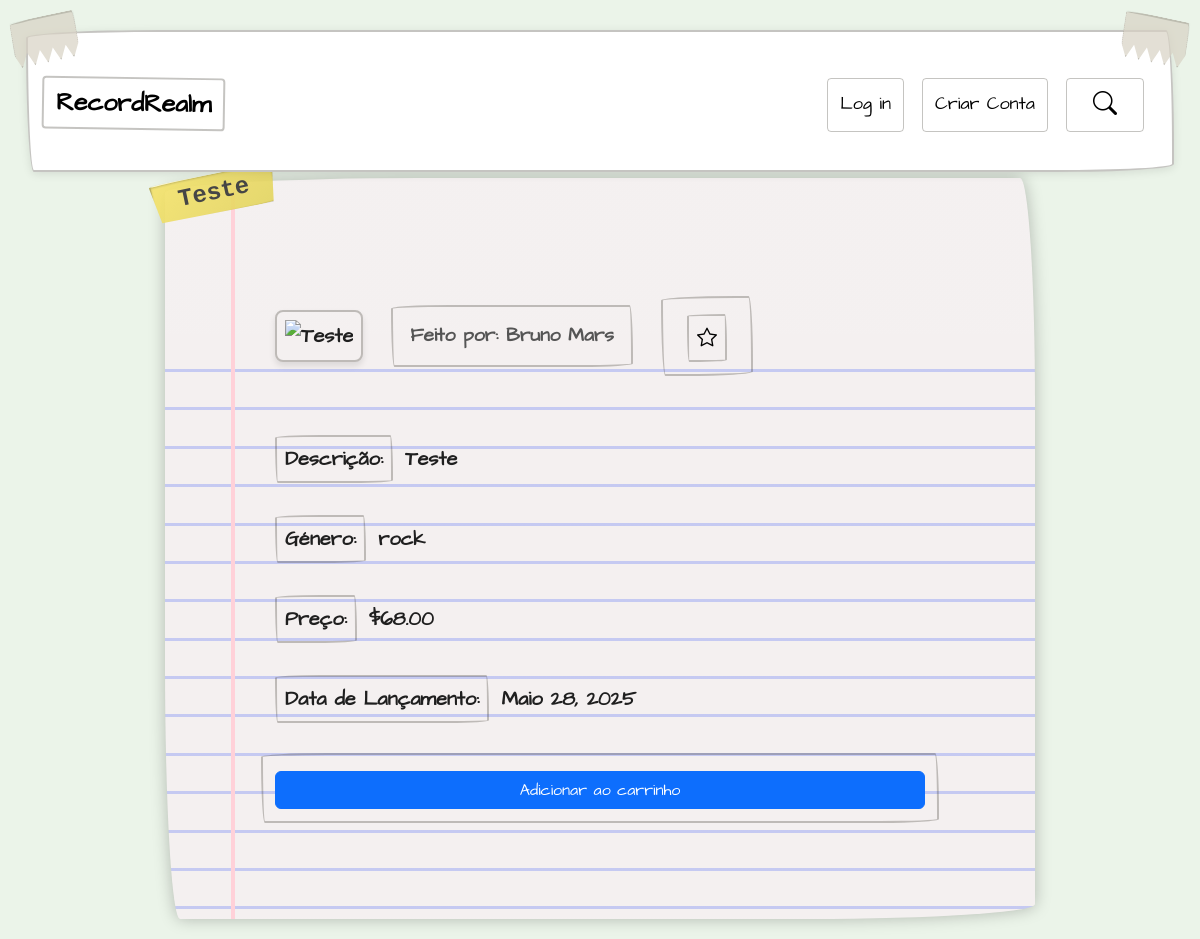
The app's page /album/6/ with its own data.
### core/models.py (models this page shows, shortened)
class Album(models.Model):
    GENRE_CHOICES = [
        ('rock', 'Rock'),
        ('pop', 'Pop'),
        ('jazz', 'Jazz'),
        ('classico', 'Clássica'),
        ('hip_hop', 'Hip Hop'),
        ('eletronica', 'Eletrônica'),
    ]
    id_album = models.AutoField(primary_key=True)
    nome = models.CharField(max_length=255)
    breve_descricao = models.TextField(null=True, blank=True)
    descricao = models.TextField()
    genero = models.CharField(max_length=50, choices=GENRE_CHOICES)
    preco = models.DecimalField(max_digits=10, decimal_places=2)
    data_de_lancamento = models.DateField()
    imagem = CloudinaryField('image', folder='albums', null=True, blank=True)
    artista = models.ForeignKey(Artist, on_delete=models.CASCADE, default=1)
    favorito = models.ManyToManyField(User, related_name='album_favorito', blank=True)

class Artist(models.Model):
    id_artista = models.AutoField(primary_key=True)
    nome = models.CharField(max_length=255)
    descricao = models.TextField(null=True, blank=True)
    data_nascimento = models.DateField()
    data_falecimento = models.DateField(null=True, blank=True)
    imagem = CloudinaryField('image', folder='artists', null=True, blank=True)
    favorito = models.ManyToManyField(User, related_name='artista_favorito', blank=True)
    def __str__(self):
        return self.nome

### core/views.py (the view)
# urls.py: path('album/<int:id_album>/', views.album_detail, name='album_detail'),
def album_detail(request, id_album):
    album = get_object_or_404(Album, id_album=id_album)
    return render(request, 'core/album_detail.html', {'album': album})

### core/templates/core/album_detail.html (shortened to what this page needs)
{% extends 'core/base.html' %}
{% block content %}
<div class="caixa-perfil paper">
    <div class="album-container label">
        {% if album.imagem %}
            <img class="img" src="{{ album.imagem.url }}" alt="{{ album.nome }}" />
        {% else %}
            <div class="placeholder-img">No image available</div>
        {% endif %}
        <div class="detalhes_album">
            <h1 class="fita">{{ album.nome }}</h1>
            <h2 class="nome_artista label">Feito por: {{ album.artista }}</h2>
        </div>
        <form method="post" action="{% url 'toggle_album_favorito' album.id_album %}">
            <button type="submit" class="favorite-button" style="background: none; border: none;">
                {% if user in album.favorito.all %}
                    <i class="bi bi-star-fill" style="color: gold;"></i>
                {% else %}
                    <i class="bi bi-star"></i>
                {% endif %}
            </button>
        </form>
    </div>
    <p class="label"><strong>Descrição:</strong> {{ album.descricao }}</p>
    <p class="label"><strong>Género:</strong> {{ album.genero }}</p>
    <p class="label"><strong>Preço:</strong> ${{ album.preco }}</p>
    <p class="label"><strong>Data de Lançamento:</strong> {{ album.data_de_lancamento }}</p>
    <form action="" method="post">
        <button type="submit" class="btn btn-primary">Adicionar ao carrinho</button>
    </form>
</div>
{% endblock %}

### core/static/css/style.css (style rules this page uses)
body { background: #ebf4e9; margin: 0; padding: 20px; display: flex; justify-content: center; flex-direction: column; }
*:not(html):not(body) { font-family: 'Handwritten', cursive; font-size: 1.25rem; padding: 0.5rem 0.5rem; margin: .5rem .25rem .25rem; outline: none; border-radius: 255px 15px 225px 15px/15px 225px 15px 255px; border: solid 0.1em #4140344E; }
form { display: flex; flex-direction: column; gap: 10px; }
.label { font-weight: bold; margin-bottom: 5px; border-color: transparent; }
:root { --main-line-color: hsl(234, 62%, 86%); --side-line-color: hsl(350, 100%, 91%); --paper-color: hsl(0, 15%, 95%); --ink-color: hsl(0, 0%, 12%); --line-thickness: 3px; --top-space: 4lh; --pink: #ecb2ba; --pink-dark: #c6939a; --tape-gray: #dbd8be; --tape-edge-gray: #b7b49d; --transparent: rgba(255, 255, 255, 0); }
.paper { background: var(--paper-color); margin: 2rem; padding: calc(var(--top-space) - 0.5lh) 3rem 1rem 5.5rem; font-size: 1.5rem; line-height: 1.6; color: var(--ink-color); background-image: linear-gradient( 90deg, transparent, transparent 4rem, var(--side-line-color) 4rem, var(--side-line-color) 4.25rem, transparent 4.25rem ), linear-gradient( var(--paper-color), var(--paper-color) var(--top-space), transparent var(--top-space) ), repeating-linear-gradient( transparent, transparent calc(1lh - var(--line-thickness)), var(--main-line-color) calc(1lh - var(--line-thickness)), var(--main-line-color) 1lh, transparent 1lh ); box-shadow: 0 0 1rem rgb(0 0 0 / 0.25); --bs-card-border-color: rgb(255 255 255 255); display: flex; flex-wrap: wrap; justify-content: space-between; margin: -12px; margin: auto; width: 75%; padding: 10px; }
.caixa-perfil { position: relative; max-width: 100%; margin-right: auto; padding: 90px; display: flex; flex-direction: column; gap: 15px; border-color: transparent; }
:root { --tape-gray: #d8d2c4; --tape-edge-gray: #b5b0a6; }
.fita { font-size: 1.5rem; position: absolute; top: -15px; left: -20px; padding: 5px 25px; background: linear-gradient(145deg, #f5e36b, #e3d45f); color: #333; font-weight: bold; font-family: 'Courier New', Courier, monospace; box-shadow: inset 0 1px 2px rgba(0,0,0,0.2), 2px 2px 5px rgba(0,0,0,0.3); transform: rotate(-12deg); clip-path: polygon(0 0, 100% 5%, 95% 100%, 5% 95%); opacity: 0.9; border-top: 1px solid rgba(255,255,255,0.7); border-bottom: 1px solid rgba(0,0,0,0.1); z-index: inherit; }
.album-container { display: flex; align-items: center; gap: 20px; margin-bottom: 20px; }
.img { max-width: 150px; height: auto; border-radius: 8px; box-shadow: 0 4px 6px rgba(0, 0, 0, 0.1); }
.detalhes_album { display: flex; flex-direction: column; }
.nome_artista { margin: 0; font-size: 1.2rem; color: #555; }

### records on screen
Album: nome "Teste", artista "Bruno Mars", descricao "Teste", genero "rock", preco "68.00", data_de_lancamento "Maio 28, 2025"
